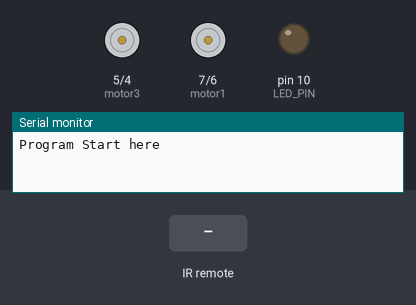
A sketch run on a simulated Arduino Uno, built with avr-gcc and run on an emulated ATmega328P. Shown: motor-driver pin pairs drawn as motors (green arrow = first pin HIGH = forward, orange = second pin HIGH = backward, longer = more drive), output pins drawn as LEDs (lit = HIGH), the last lines printed to the serial monitor. The inputs (shaded band) are chosen by the test bench.

Above: at 1.2 s.
1.3 s: infrared code 0xFF6897 received
At 1.8 s:
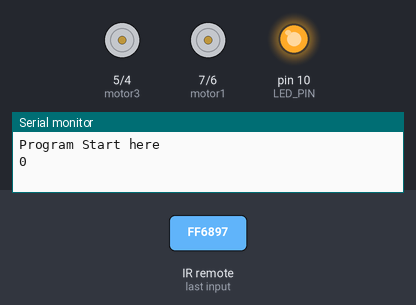
3.5 s: infrared code 0xFF18E7 received
At 4.7 s:
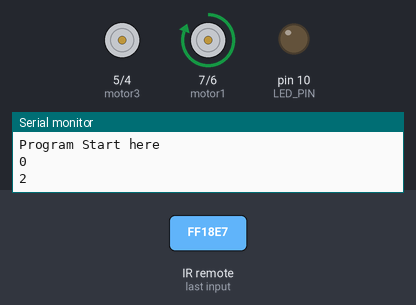
5.5 s: infrared code 0xFF10EF received
At 6.3 s:
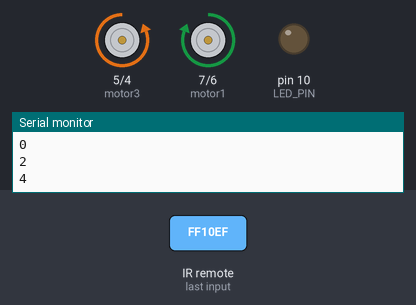
7.5 s: infrared code 0xFF38C7 received
At 9.0 s:
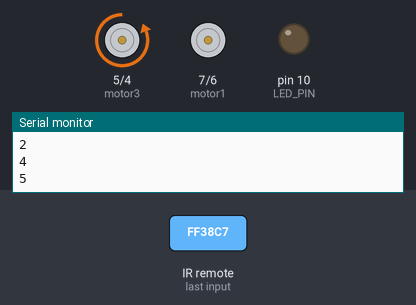
9.5 s: infrared code 0xFF5AA5 received
At 10.6 s:
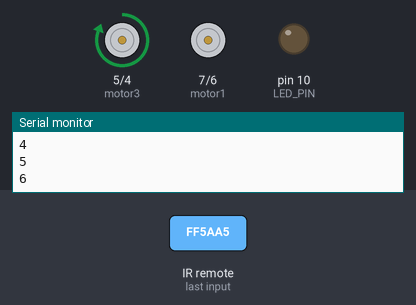
11.5 s: infrared code 0xFF4AB5 received
At 13.4 s:
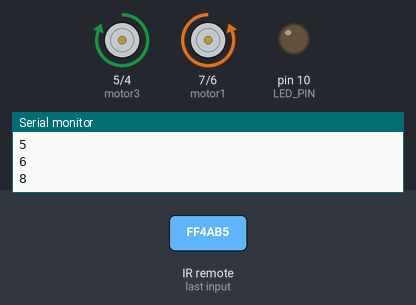
Timing chart, 0 to 14.5 s (numbered marks = the images above; inputs shaded):
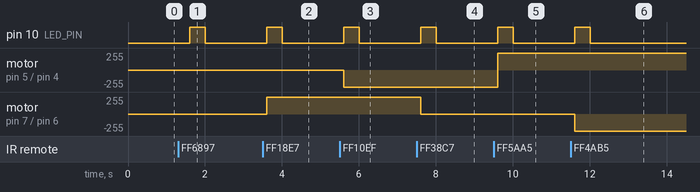

Measured:
- after the input at 1.3 s, pin 10 (LED_PIN): LOW → HIGH after 0.30 s, → LOW 0.40 s later
- after the input at 3.5 s, pin 10 (LED_PIN): LOW → HIGH after 0.10 s, → LOW 0.40 s later; motor on pin 7 (motor1) / pin 6 (motor2): stopped → forward 255/255 after 0.10 s
- after the input at 5.5 s, pin 10 (LED_PIN): LOW → HIGH after 0.10 s, → LOW 0.40 s later; motor on pin 5 (motor3) / pin 4 (motor4): stopped → backward 255/255 after 0.10 s
- after the input at 7.5 s, pin 10 (LED_PIN): LOW → HIGH after 0.11 s, → LOW 0.40 s later; motor on pin 7 (motor1) / pin 6 (motor2): forward 255/255 → stopped after 0.11 s
- after the input at 9.5 s, pin 10 (LED_PIN): LOW → HIGH after 0.11 s, → LOW 0.40 s later; motor on pin 5 (motor3) / pin 4 (motor4): backward 255/255 → forward 255/255 after 0.11 s
- after the input at 11.5 s, pin 10 (LED_PIN): LOW → HIGH after 0.11 s, → LOW 0.40 s later; motor on pin 7 (motor1) / pin 6 (motor2): stopped → backward 255/255 after 0.11 s

The sketch:

cartest02.ino
```cpp
#include <IRremote.h>
//　---- ddefine IR led use
#define RECV_PIN  12
#define LED_PIN  10
//------define L298N use
const int motor1 = 7;
const int motor2 = 6;
const int motor3 = 5;
const int motor4 = 4;


//　---- ddefine IR led Object use
IRrecv irrecv(RECV_PIN);
decode_results results;
long IR_key = -1;

void initall()
{
  pinMode(LED_PIN,OUTPUT);   // init IR Led Display
  irrecv.enableIRIn(); // Start the receiver
  digitalWrite(LED_PIN,LOW);     // init IR Led Display off
//----- motor set  ----
  pinMode(motor1,OUTPUT);   // init Car pin for output
  pinMode(motor2,OUTPUT);   // init Car pin for output
  pinMode(motor3,OUTPUT);   // init Car pin for output
  pinMode(motor4,OUTPUT);   // init Car pin for output
  carMiddle();
  carStop();

}

void setup()
{
  Serial.begin(9600);    // init serial speed
  Serial.println("Program Start here" );    // Show program start status
  initall();
}


void loop() {

   IR_key = IRcheck() ;    // Check IR Receiver

      if ((IR_key == (long)(-1)) or (IR_key == (long)(-2)))
      {
        // no IR Sender Signal
          digitalWrite(LED_PIN,LOW);     // IR Led Display off
      }
      else
      {
        // Receive IR Sender Signal
        digitalWrite(LED_PIN,HIGH);     // IR Led Display on
        Serial.println(IR_key);
        IRControlCar((int)IR_key);
      }
  delay(400);
}
void IRControlCar(int ctl)
{
switch (ctl)
  {
   case 2 :   // Car go forward
     carForward() ;
       break ;

   case 8 :   // Car go backward
     carBackward() ;
       break ;

   case 6 :   // Car go right
     carRight() ;
       break ;

   case 4 :   // Car go left
     carLeft() ;
       break ;

   case 5 :   // Car go Stop
     carStop() ;
       break ;

   case 1 :   // Car go strait
     carMiddle() ;
       break ;

  }

}

long  IRcheck()
{
  // irrecv.enableIRIn(); // Start the receiver
  long tmp = -2 ;
    if (irrecv.decode(&results)) {
  //  Serial.print("recdeive data is :");
  //  Serial.println(results.value);
 //   dump(&results);
       tmp = IRencode(&results) ;
    irrecv.resume(); // Receive the next value
    return (tmp) ;

  }
  else
  {
    irrecv.resume(); // Receive the next value
    return (tmp);
  }
}
long IRencode(decode_results *code)
{
  long encodeno = -1 ;
  long   cc = code->value ;
  switch (cc)
  {
   case 16738455 :   // for button "0" code
     encodeno = 0 ;
       break ;

   case 16724175 :    // for button "1" code
     encodeno = 1 ;
       break ;

   case 16718055 :    // for button "2" code
     encodeno = 2 ;
       break ;

   case 16743045 :    // for button "3" code
     encodeno = 3 ;
       break ;

   case 16716015 :    // for button "4" code
     encodeno = 4 ;
       break ;
   case 16726215 :    // for button "5" code
     encodeno = 5 ;
       break ;
   case 16734885 :    // for button "6" code
     encodeno = 6 ;
       break ;
   case 16728765 :    // for button "7" code
     encodeno = 7 ;
       break ;
   case 16730805 :    // for button "8" code
     encodeno = 8 ;
       break ;
   case 16732845 :    // for button "9" code
     encodeno = 9 ;
       break ;
   case 16748655 :    // for button "EQ" code for set timer
     encodeno = 11 ;
       break ;
   case 16754775 :    // for button "+" code for increase time 30 minutes
     encodeno = 12 ;
       break ;
   case 16769055 :    // for button "-" code code for decrease time 30 minutes
     encodeno = 13 ;
       break ;
   case 16736925 :    // for button "CH" code code for show 　溫度與濕度
     encodeno = 20 ;
       break ;
  default:
     encodeno = cc ;

  }
  return (encodeno) ;

}

void carForward()
{
  digitalWrite(motor1,HIGH);
  digitalWrite(motor2,LOW);
}

void carBackward()
{
  digitalWrite(motor1,LOW);
  digitalWrite(motor2,HIGH);
}

void carRight()
{
  digitalWrite(motor3,HIGH);
  digitalWrite(motor4,LOW);
}

void carLeft()
{
  digitalWrite(motor3,LOW);
  digitalWrite(motor4,HIGH);
}

void carMiddle()
{
  digitalWrite(motor3,LOW);
  digitalWrite(motor4,LOW);
}

void carStop()
{
  digitalWrite(motor1,LOW);
  digitalWrite(motor2,LOW);
}
```
